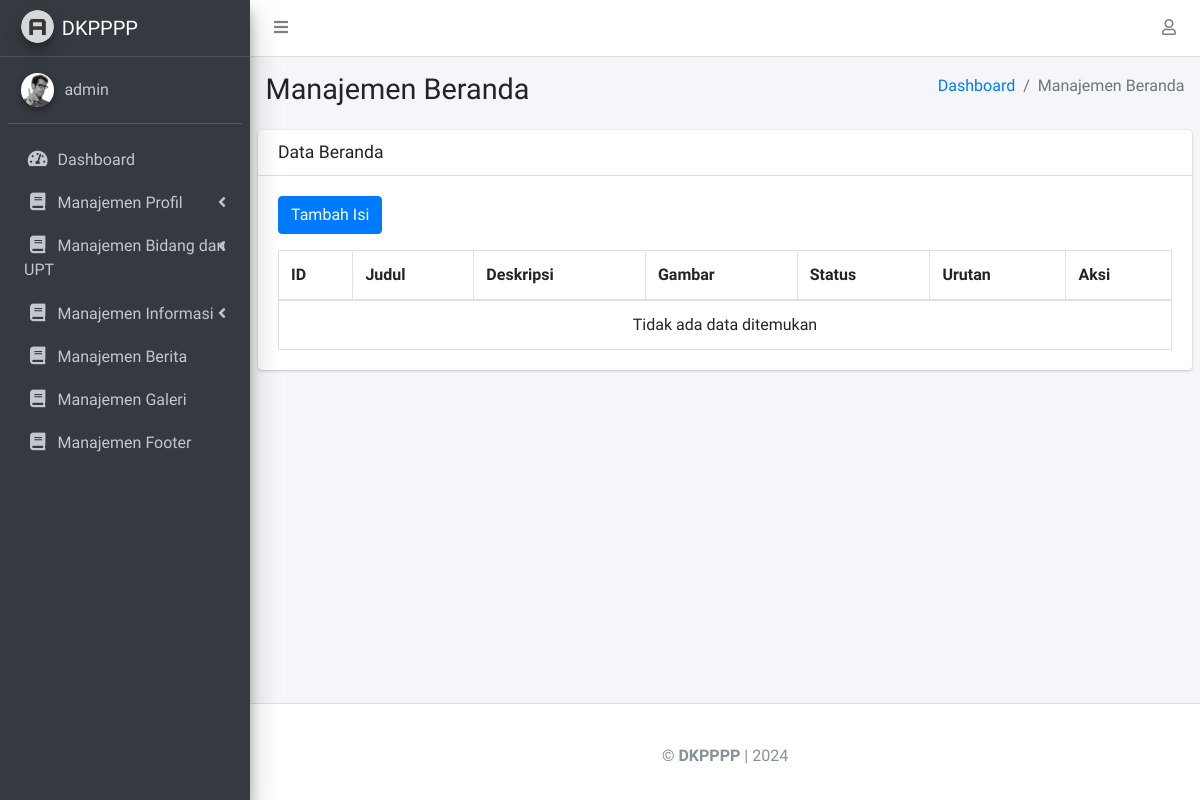
/admin/dashboard/manajemen_beranda.php (signed in), run on an earlier commit of the app's database.
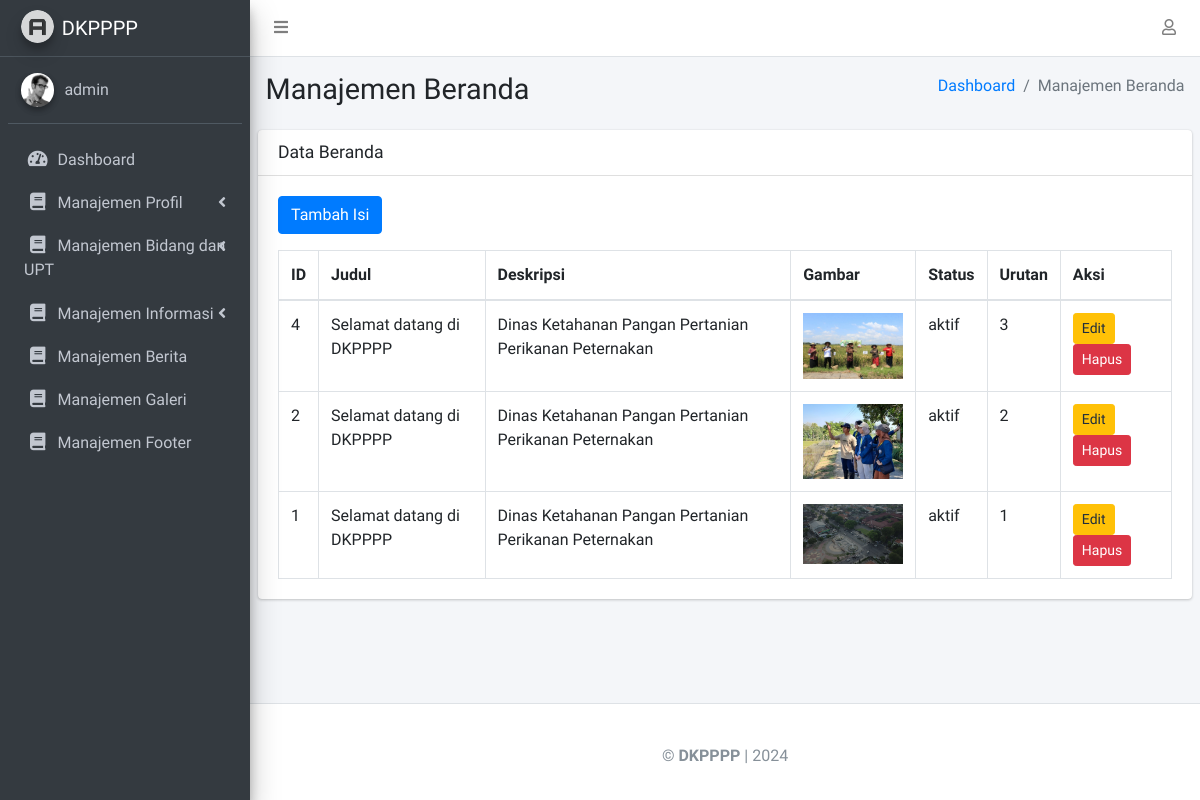
And on a later commit of the database.
### tables this page shows
CREATE TABLE `beranda` (
  `id` int(11) NOT NULL,
  `judul` varchar(255) NOT NULL,
  `deskripsi` text DEFAULT NULL,
  `gambar` varchar(255) NOT NULL,
  `status` enum('aktif','nonaktif') DEFAULT 'nonaktif',
  `urutan` int(11) NOT NULL
);

### admin/dashboard/manajemen_beranda.php (the view, shortened to what the changed rows need)
<?php
require '../config.php';
$sql = "SELECT * FROM beranda ORDER BY id DESC";
$result = $conn->query($sql);
?>
<!DOCTYPE html>
<html lang="en">
<head>
    <link rel="stylesheet" href="../assets/plugins/fontawesome-free/css/all.min.css">
    <link rel="stylesheet" href="../assets/dist/css/adminlte.min.css">
</head>
<body class="hold-transition sidebar-mini">
    <div class="wrapper">
        <div class="content-wrapper">
            <section class="content-header">
                <div class="container-fluid">
                    <div class="row mb-2">
                        <div class="col-sm-6">
                            <h1>Manajemen Beranda</h1>
                        </div>
                    </div>
                </div>
            </section>
            <section class="content">
                <div class="card">
                    <div class="card-body">
                        <table class="table table-bordered">
                            <thead>
                                <tr>
                                    <th>ID</th>
                                    <th>Judul</th>
                                    <th>Deskripsi</th>
                                    <th>Gambar</th>
                                    <th>Status</th>
                                    <th>Urutan</th>
                                    <th>Aksi</th>
                                </tr>
                            </thead>
                            <tbody>
                                <?php if ($result->num_rows > 0): ?>
                                    <?php while ($row = $result->fetch_assoc()): ?>
                                        <tr>
                                            <td><?= htmlspecialchars($row['id']) ?></td>
                                            <td><?= htmlspecialchars($row['judul']) ?></td>
                                            <td><?= htmlspecialchars($row['deskripsi']) ?></td>
                                            <td><img src="../uploads/beranda-carousel/<?= htmlspecialchars($row['gambar']) ?>" alt="<?= htmlspecialchars($row['judul']) ?>" width="100"></td>
                                            <td><?= htmlspecialchars($row['status']) ?></td>
                                            <td><?= htmlspecialchars($row['urutan']) ?></td>
                                            <td>
                                                <a href="beranda_edit.php?id=<?= $row['id'] ?>" class="btn btn-warning btn-sm">Edit</a>
                                                <a href="beranda_delete.php?id=<?= $row['id'] ?>" class="btn btn-danger btn-sm" onclick="return confirm('Apakah Anda yakin ingin menghapus ini?');">Hapus</a>
                                            </td>
                                        </tr>
                                    <?php endwhile; ?>
                                <?php else: ?>
                                    <tr>
                                        <td colspan="7" class="text-center">Tidak ada data ditemukan</td>
                                    </tr>
                                <?php endif; ?>
                            </tbody>
                        </table>
                    </div>
                </div>
            </section>
        </div>
    </div>
</body>
</html>

What changed in the data, as far as the page shows it:
added beranda: id "4", judul "Selamat datang di DKPPPP", deskripsi "Dinas Ketahanan Pangan Pertanian Perikanan Peternakan", gambar (picture), status "aktif", urutan "3"
added beranda: id "2", judul "Selamat datang di DKPPPP", deskripsi "Dinas Ketahanan Pangan Pertanian Perikanan Peternakan", gambar (picture), status "aktif", urutan "2"
added beranda: id "1", judul "Selamat datang di DKPPPP", deskripsi "Dinas Ketahanan Pangan Pertanian Perikanan Peternakan", gambar (picture), status "aktif", urutan "1"
Also different on the page:
text no longer shown: "Tidak ada data ditemukan"
